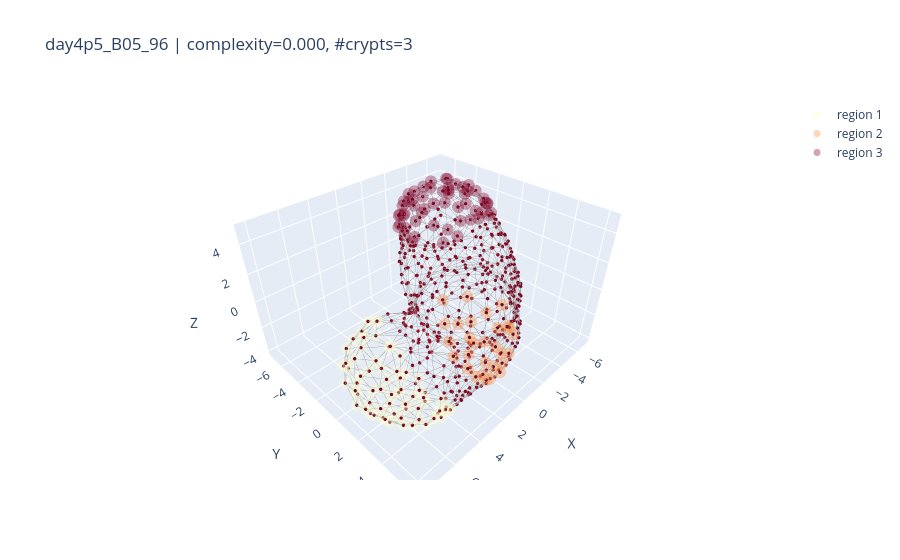
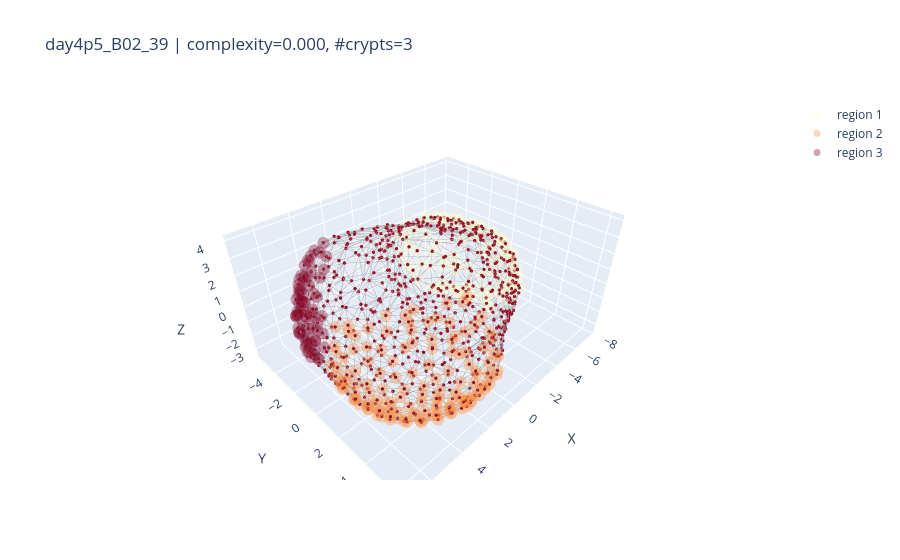
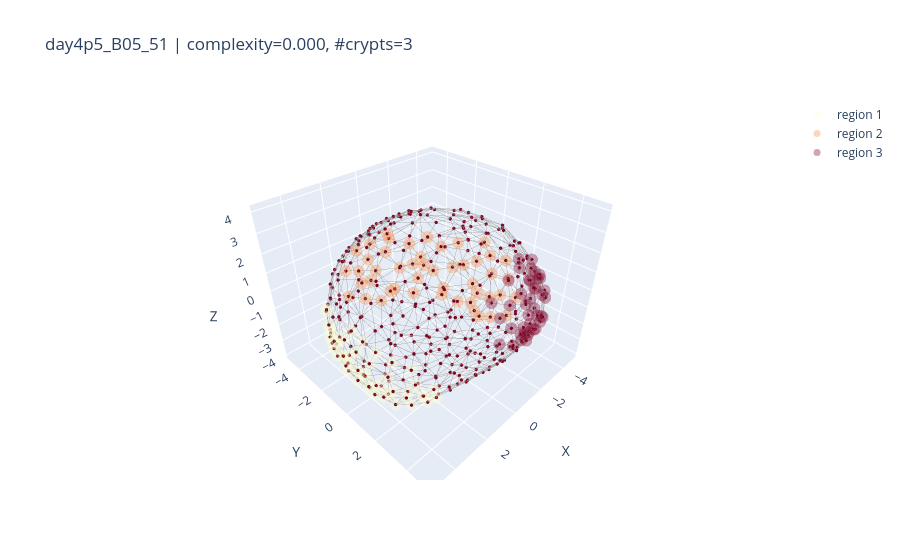

Notebook code cell kept with these figures, in order:
### Code cell
import numpy as np

def plot_random_samples_by_filters(
    results,
    k=3,
    n_crypts=None,                 # e.g. 3 for exact match
    n_crypts_range=None,           # e.g. (2, 5) inclusive; ignored if n_crypts is set
    complexity_range=None,         # e.g. (0.2, 0.6) inclusive
    seed=None,
    node_size=2,
    colorscale='YlOrRd'
):
    """
    Pool across all timepoints, filter by #crypts and complexity, sample k organoids, and plot.

    Parameters
    ----------
    results : dict
        Your per-timepoint results structure.
    k : int
        Number of random samples to plot (pooled across timepoints).
    n_crypts : int or None
        Exact number of crypts to match. If provided, overrides n_crypts_range.
    n_crypts_range : (int, int) or None
        Inclusive range for number of crypts; ignored if n_crypts is not None.
    complexity_range : (float, float) or None
        Inclusive range for complexity. If None, no complexity filtering.
    seed : int or None
        Seed for reproducible sampling. If None, sampling is unseeded.
    node_size : int
        Passed to plot_organoid_graph.
    colorscale : str
        Passed to add_region_overlays for crypts overlay.
    """
    # Gather all candidates as (tp, idx) pairs after filtering
    candidates = []
    for tp, d in results.items():
        comp_arr   = d.get("complexity", [])
        crypts_all = d.get("crypts_all", [])
        N = min(len(comp_arr), len(crypts_all))
        for i in range(N):
            cval = comp_arr[i]
            if cval is None or (isinstance(cval, float) and np.isnan(cval)):
                continue

            n_cr = len(crypts_all[i]) if crypts_all[i] is not None else 0

            # Filter by number of crypts
            if n_crypts is not None:
                if n_cr != int(n_crypts):
                    continue
            elif n_crypts_range is not None:
                lo, hi = n_crypts_range
                if not (lo <= n_cr <= hi):
                    continue

            # Filter by complexity
            if complexity_range is not None:
                clo, chi = complexity_range
                if not (clo <= float(cval) <= chi):
                    continue

            candidates.append((tp, i))

    if not candidates:
        msg = "No organoids match the filters"
        parts = []
        if n_crypts is not None: parts.append(f"#crypts == {n_crypts}")
        elif n_crypts_range is not None: parts.append(f"{n_crypts_range[0]} ≤ #crypts ≤ {n_crypts_range[1]}")
        if complexity_range is not None: parts.append(f"{complexity_range[0]} ≤ complexity ≤ {complexity_range[1]}")
        if parts: msg += f" ({', '.join(parts)})."
        print(msg)
        return

    if seed is not None:
        np.random.seed(seed)

    choose_k = min(k, len(candidates))
    sel_idxs = np.random.choice(len(candidates), size=choose_k, replace=False)

    for j in sel_idxs:
        tp, i = candidates[j]
        d = results[tp]

        G = d['cell_graphs_all'][i]
        proj_points = np.array([G.nodes[n]["proj_point"] for n in G.nodes])
        HKS = np.array([G.nodes[n]["hks"] for n in G.nodes])

        fig = plot_organoid_graph(
            proj_points,
            G,
            HKS[:, 0],
            node_size=node_size
        )
        # crypts overlay
        add_region_overlays(fig, proj_points, d['crypts_all'][i], colorscale=colorscale)
        # villus overlay
        # add_region_overlays(fig, d['centroids_all'][i], [d['villus_all'][i]])

        # Optional: annotate for context
        try:
            cval = float(d['complexity'][i])
            n_cr = len(d['crypts_all'][i]) if d['crypts_all'][i] is not None else 0
            fig.update_layout(title=f"{d['label_uid'][i]} | complexity={cval:.3f}, #crypts={n_cr}")
        except Exception:
            pass

        fig.show()



# ---- Example calls ----
# Exact #crypts = 3, any complexity:
plot_random_samples_by_filters(results, k=3, n_crypts=3, complexity_range=(-1, 1))

# #crypts in [2,5] and complexity in [0.2, 0.6]:
# plot_random_samples_by_filters(results, k=4, n_crypts_range=(2,5), complexity_range=(0.2, 0.6))

### Figure 1 — Plotly figure (JSON) as saved in the notebook; plotly's stock layout.template omitted (floating-point values rounded to 4 significant figures; data arrays with more than 128 entries replaced by an {"elided": "..."} marker saying what was removed)
{"data": [{"hoverinfo": "skip", "line": {"color": "rgba(120,120,120,0.75)", "width": 1}, "mode": "lines", "showlegend": false, "type": "scatter3d", "x": {"elided": "4851 float values"}, "y": {"elided": "4851 float values"}, "z": {"elided": "4851 float values"}}, {"hoverinfo": "skip", "marker": {"cmax": 0.08522, "cmid": 0, "cmin": -0.08522, "color": {"elided": "539 float values"}, "colorscale": [[0, "rgb(5,48,97)"], [0.1, "rgb(33,102,172)"], [0.2, "rgb(67,147,195)"], [0.3, "rgb(146,197,222)"], [0.4, "rgb(209,229,240)"], [0.5, "rgb(247,247,247)"], [0.6, "rgb(253,219,199)"], [0.7, "rgb(244,165,130)"], [0.8, "rgb(214,96,77)"], [0.9, "rgb(178,24,43)"], [1, "rgb(103,0,31)"]], "line": {"width": 0}, "size": 2}, "mode": "markers", "showlegend": false, "type": "scatter3d", "x": {"elided": "539 float values"}, "y": {"elided": "539 float values"}, "z": {"elided": "539 float values"}}, {"hoverinfo": "skip", "marker": {"color": "rgb(255, 255, 204)", "size": 7}, "mode": "markers", "name": "region 1", "opacity": 0.35, "showlegend": true, "type": "scatter3d", "x": [6.251, 5.497, 4.029, 5.0, 7.761, 4.339, 8.075, 7.249, 5.595, 4.605, 5.902, 7.028, 5.653, 5.247, 6.863, 5.242, 6.72, 5.624, 4.153, 6.119, 7.275, 7.244, 6.432, 4.681, 4.048, 7.85, 7.169, 6.758, 7.496, 6.43, 5.953, 6.582, 5.078, 7.038, 5.076, 4.722, 3.248, 6.613, 6.157, 3.957, 7.19, 8.161, 5.528, 6.691, 7.408, 7.007, 7.548, 5.522, 3.482, 6.8, 4.703, 5.822, 8.092, 6.264, 6.31, 6.768, 6.456, 7.842, 7.359, 7.679, 5.142, 5.252, 7.816, 6.966, 7.437], "y": [2.244, 2.401, -1.88, 1.204, 0.06124, 2.763, 2.24, 3.114, 5.139, 2.02, 1.444, 2.231, 0.3551, 5.216, 0.8527, 0.03014, 3.294, 3.618, 0.4134, 4.211, -0.6851, 4.058, 0.3633, 4.128, 4.185, 3.242, 2.984, 3.616, 1.758, 3.648, 4.493, 4.618, 4.761, 2.1, -1.776, -0.6573, -0.5886, -1.225, 2.201, -1.73, 0.2466, 1.63, -0.8083, -0.4644, 1.963, 4.168, 0.06257, 5.148, -1.331, 4.381, 5.073, 4.959, 1.462, 4.677, 4.432, -1.055, -0.6359, 2.726, 3.559, 3.301, -0.9663, -1.806, 1.743, 3.835, 0.8147], "z": [-3.938, -4.023, -2.039, -3.993, -1.967, -4.017, -2.022, 0.2047, -1.794, -3.994, -4.015, -3.594, -3.854, -1.922, -3.641, 0.9134, 0.4956, -3.781, -3.963, 0.2337, -1.536, -1.853, 0.6891, -3.649, -3.585, -1.32, -3.18, -3.241, -3.245, 0.4754, -3.109, -1.221, -3.061, 0.6093, -0.99, -3.503, -3.4, -0.9987, 1.068, -0.8461, -3.15, -1.041, -3.265, -3.163, -3.291, -0.9297, -0.6172, -0.9299, -2.94, -2.521, -2.512, -2.334, -2.331, -0.644, -0.2717, -2.304, -0.01395, -0.4337, -0.4363, -2.235, 0.2654, -2.194, -0.1656, -0.1813, 0.1496]}, {"hoverinfo": "skip", "marker": {"color": "rgb(253, 141, 60)", "size": 7}, "mode": "markers", "name": "region 2", "opacity": 0.35, "showlegend": true, "type": "scatter3d", "x": [3.846, 3.469, 2.174, 2.829, 3.185, 4.451, 1.626, 3.7, 1.651, 4.185, 2.281, 4.177, 3.31, 3.8, 3.297, 1.993, 2.325, 3.399, 1.245, 2.425, 2.58, 3.128, 2.819, 3.647, 4.551, 1.214, 4.004, 1.45, 2.664], "y": [5.923, 6.062, 6.261, 6.201, 5.764, 4.607, 5.933, 5.252, 6.255, 4.05, 5.819, 5.65, 6.039, 4.562, 4.95, 6.086, 6.226, 3.149, 5.241, 5.174, 4.042, 6.056, 6.078, 5.474, 5.006, 6.084, 5.493, 5.963, 6.086], "z": [-0.05639, -0.05625, -0.03607, 0.1306, 1.741, 1.833, 1.879, 2.03, 0.2951, 2.459, 2.119, 0.5508, 0.6458, 2.512, 2.594, -0.9513, 0.7564, 3.019, 2.687, 2.795, 3.256, -0.7035, -0.827, 1.777, 1.199, 1.221, 1.267, 1.749, 1.295]}, {"hoverinfo": "skip", "marker": {"color": "rgb(128, 0, 38)", "size": 7}, "mode": "markers", "name": "region 3", "opacity": 0.35, "showlegend": true, "type": "scatter3d", "x": [-2.383, -4.742, -2.964, -2.945, -6.305, -1.575, -6.877, -2.725, -1.959, -2.069, -5.886, -5.708, -3.729, -5.321, -4.007, -2.97, -4.533, -4.517, -4.791, -3.118, -3.704, -6.931, -5.241, -5.294, -1.676, -6.414, -3.17, -6.93, -2.883, -6.777, -3.626, -6.166, -1.314, -6.872, -6.929, -6.701, -4.946, -2.212, -5.585, -6.365, -6.077, -6.373, -2.068, -3.606, -1.628, -6.724, -6.548, -6.792, -4.372, -1.293, -1.342, -5.661, -2.48, -6.301, -6.316], "y": [-6.172, -6.611, -6.685, -6.219, -3.055, -4.208, -3.846, -5.372, -4.748, -2.943, -3.358, -5.178, -3.253, -1.551, -2.056, -4.105, -3.34, -2.686, -4.446, -3.141, -4.802, -3.166, -7.013, -5.126, -5.963, -6.052, -6.984, -2.906, -5.895, -5.031, -6.459, -5.459, -5.357, -4.384, -3.479, -2.046, -6.901, -6.505, -6.411, -1.632, -4.372, -5.624, -5.888, -6.994, -5.682, -4.68, -3.966, -2.531, -7.103, -4.932, -3.242, -1.472, -6.218, -5.579, -1.995], "z": [0.883, 3.746, 1.063, 3.855, 4.03, 4.087, 1.35, 4.367, 4.23, 4.486, 4.474, 4.455, 4.94, 4.233, 4.82, 4.921, 4.941, 4.928, 4.93, 4.922, 4.941, 1.668, 1.689, -0.4777, 1.884, 2.139, 2.038, 2.224, 0.2335, 2.002, 0.1603, 0.1938, 2.414, 2.445, 2.181, 2.387, 2.815, 2.393, 0.4216, 2.843, 0.07921, 3.002, 3.386, 2.845, 2.929, 1.006, 3.648, 3.173, 0.9673, 3.249, 4.004, 3.825, 3.461, 3.317, 3.403]}], "layout": {"scene": {"aspectmode": "data", "xaxis": {"title": {"text": "X"}}, "yaxis": {"title": {"text": "Y"}}, "zaxis": {"title": {"text": "Z"}}}, "title": {"text": "day4p5_B05_96 | complexity=0.000, #crypts=3"}}}

### Figure 2 — Plotly figure (JSON) as saved in the notebook; plotly's stock layout.template omitted (floating-point values rounded to 4 significant figures; data arrays with more than 128 entries replaced by an {"elided": "..."} marker saying what was removed)
{"data": [{"hoverinfo": "skip", "line": {"color": "rgba(120,120,120,0.75)", "width": 1}, "mode": "lines", "showlegend": false, "type": "scatter3d", "x": {"elided": "7407 float values"}, "y": {"elided": "7407 float values"}, "z": {"elided": "7407 float values"}}, {"hoverinfo": "skip", "marker": {"cmax": 0.09238, "cmid": 0, "cmin": -0.09238, "color": {"elided": "826 float values"}, "colorscale": [[0, "rgb(5,48,97)"], [0.1, "rgb(33,102,172)"], [0.2, "rgb(67,147,195)"], [0.3, "rgb(146,197,222)"], [0.4, "rgb(209,229,240)"], [0.5, "rgb(247,247,247)"], [0.6, "rgb(253,219,199)"], [0.7, "rgb(244,165,130)"], [0.8, "rgb(214,96,77)"], [0.9, "rgb(178,24,43)"], [1, "rgb(103,0,31)"]], "line": {"width": 0}, "size": 2}, "mode": "markers", "showlegend": false, "type": "scatter3d", "x": {"elided": "826 float values"}, "y": {"elided": "826 float values"}, "z": {"elided": "826 float values"}}, {"hoverinfo": "skip", "marker": {"color": "rgb(255, 255, 204)", "size": 7}, "mode": "markers", "name": "region 1", "opacity": 0.35, "showlegend": true, "type": "scatter3d", "x": [-6.315, -4.94, -6.199, -6.152, -5.958, -3.465, -4.943, -5.187, -6.097, -4.442, -5.358, -4.769, -5.145, -4.899, -5.87, -5.446, -4.269, -5.842, -5.446, -5.368, -6.41, -5.058, -6.119, -6.402, -5.142, -3.796, -6.272, -5.754, -6.363, -7.045, -7.105, -4.438, -5.924, -5.466, -5.172, -7.172, -6.073, -3.801, -7.464, -6.62, -5.175, -6.486, -6.574, -4.687, -6.202, -6.305, -7.618, -6.797, -3.558, -5.58, -5.726, -6.648, -7.689, -7.681, -7.301, -4.711, -5.691, -7.592, -6.563, -6.146, -5.966, -7.69, -4.053, -3.174, -6.068, -7.314, -5.243, -6.739, -5.869, -7.514, -7.61, -6.277, -7.513, -7.497, -6.822, -5.507, -6.456, -6.947, -5.835, -3.842, -7.071, -6.72, -4.522, -7.149, -6.375, -6.237, -7.073, -3.213, -6.825, -6.521, -6.792, -5.326, -5.913, -4.64, -5.763, -6.032], "y": [-0.3461, -1.052, -1.786, 0.5499, 1.039, -5.056, -3.672, -1.919, -0.9718, -4.38, -2.21, -3.248, -2.987, -2.693, -1.536, -0.772, -3.482, 0.03052, 0.3964, -2.474, -0.8066, -3.247, -1.961, -0.008674, 1.009, -4.405, 0.7808, 1.738, -3.222, -2.494, -1.454, -3.051, -4.014, 2.235, -2.095, -0.08956, 1.54, -4.898, -1.078, 0.6493, -4.569, -3.535, 1.157, -4.914, -4.252, 1.528, -0.6254, -3.808, -5.159, -1.522, 2.281, -3.289, -2.092, -1.401, 0.6011, -5.412, -4.9, -0.2981, 1.307, 1.818, 2.059, -1.467, -5.517, -5.354, -4.85, -3.632, 2.833, 1.06, 2.234, -2.185, -0.993, 1.706, -2.802, 0.04695, 1.043, -5.355, -4.568, -3.498, 2.161, -5.524, -2.043, 0.9141, -5.475, -0.1312, 1.414, -3.452, -0.8324, -5.401, -2.587, 0.5657, -1.791, -4.46, 1.693, -4.664, -3.899, -2.798], "z": [1.431, -3.393, 1.553, 1.307, 1.24, 1.232, 1.713, -3.386, 1.608, 1.581, 1.794, 1.847, 1.75, -3.344, -3.347, -3.358, -3.333, -3.269, -3.324, -3.344, -3.234, -3.32, -3.324, -3.037, -3.259, -2.887, -2.752, -2.481, -2.766, -2.62, -2.744, -3.343, -2.585, -2.145, -3.378, -2.355, -2.323, -2.38, -2.245, -2.517, -2.466, -2.45, -1.947, -2.284, -2.089, -1.629, -1.497, -1.907, -1.927, -3.377, -1.416, -2.488, -1.4, -1.285, -1.392, -1.41, -1.647, -1.03, -1.098, -1.296, -1.193, -0.7224, -0.8685, -1.014, -1.096, -0.9861, -0.7657, -0.144, -0.5663, -0.02438, -0.2756, -0.5511, -0.2099, -0.3789, -0.3587, -0.3783, 0.2641, 0.5603, -0.00288, -0.05402, 0.7499, 0.2697, 0.2175, 0.5181, 0.3006, 1.209, 0.8641, 0.4285, 0.9483, 0.9326, 1.056, 1.223, 0.8138, 1.345, 1.32, 1.457]}, {"hoverinfo": "skip", "marker": {"color": "rgb(253, 141, 60)", "size": 7}, "mode": "markers", "name": "region 2", "opacity": 0.35, "showlegend": true, "type": "scatter3d", "x": {"elided": "142 float values"}, "y": {"elided": "142 float values"}, "z": {"elided": "142 float values"}}, {"hoverinfo": "skip", "marker": {"color": "rgb(128, 0, 38)", "size": 7}, "mode": "markers", "name": "region 3", "opacity": 0.35, "showlegend": true, "type": "scatter3d", "x": [6.433, 6.826, 3.758, 3.821, 5.138, 5.101, 5.327, 6.609, 5.44, 6.11, 7.015, 6.444, 6.935, 5.415, 5.776, 3.667, 5.898, 6.401, 4.366, 6.165, 5.898, 2.974, 6.215, 5.447, 3.879, 4.811, 2.42, 4.488, 3.907, 5.055, 4.508, 6.08, 5.905, 5.735, 3.977, 6.967, 6.803, 6.933, 5.071, 6.675, 5.885, 6.327, 6.161, 7.062, 5.066, 4.941, 3.784, 3.141, 6.388, 6.584, 6.16, 4.058, 4.881, 4.387, 5.73, 6.258, 2.943, 5.389, 5.099, 6.751, 7.038, 6.223, 6.578, 5.633, 5.245, 6.641, 2.728, 4.558, 4.325, 4.517], "y": [-0.6521, -1.306, -4.881, -4.622, -3.483, -4.141, -2.453, -1.546, -3.799, -1.938, 0.006801, -2.25, -0.4462, -2.822, -3.239, -5.192, -2.115, -2.102, -4.804, -2.322, -2.098, -4.582, -1.264, -2.533, -4.925, -4.419, -5.459, -3.778, -3.985, -3.544, -3.925, -2.403, -3.288, -3.492, -4.304, -0.6462, -0.4205, 0.267, -4.226, -1.78, -2.652, -2.472, -1.626, 0.5058, -2.582, -4.184, -4.971, -5.311, -1.44, -0.7833, -2.552, -4.962, -4.409, -4.428, -2.785, -1.508, -5.224, -3.479, -3.954, 0.3134, -0.4736, -2.736, -1.303, -3.377, -4.024, -1.828, -5.441, -3.451, -4.544, -4.145], "z": [1.939, 0.572, -0.7652, 2.152, 2.021, 0.8526, 2.503, -0.6497, -0.2508, 1.705, 0.8428, -0.3113, -0.3704, -1.827, 0.9717, 0.8095, 1.944, 0.9415, 0.9582, -1.035, -1.668, 2.612, -1.493, 2.321, -0.4778, -0.3365, 1.144, 2.515, 2.77, -1.581, -1.726, 1.356, 0.01377, 0.03974, -1.712, -0.1634, 1.322, 1.132, 0.03063, 0.2179, -1.275, 0.6059, 1.837, 0.221, -2.343, 1.36, 1.632, 0.09399, 1.563, 1.597, -0.8157, 0.1578, 0.4811, -1.073, 1.689, -1.36, 1.734, 1.583, -0.8896, 1.613, 0.4285, 0.4512, -0.8648, -0.9277, 0.5726, 0.4412, 0.4119, -2.162, 1.793, -1.407]}], "layout": {"scene": {"aspectmode": "data", "xaxis": {"title": {"text": "X"}}, "yaxis": {"title": {"text": "Y"}}, "zaxis": {"title": {"text": "Z"}}}, "title": {"text": "day4p5_B02_39 | complexity=0.000, #crypts=3"}}}

### Figure 3 — Plotly figure (JSON) as saved in the notebook; plotly's stock layout.template omitted (floating-point values rounded to 4 significant figures; data arrays with more than 128 entries replaced by an {"elided": "..."} marker saying what was removed)
{"data": [{"hoverinfo": "skip", "line": {"color": "rgba(120,120,120,0.75)", "width": 1}, "mode": "lines", "showlegend": false, "type": "scatter3d", "x": {"elided": "3534 float values"}, "y": {"elided": "3534 float values"}, "z": {"elided": "3534 float values"}}, {"hoverinfo": "skip", "marker": {"cmax": 0.08513, "cmid": 0, "cmin": -0.08513, "color": {"elided": "393 float values"}, "colorscale": [[0, "rgb(5,48,97)"], [0.1, "rgb(33,102,172)"], [0.2, "rgb(67,147,195)"], [0.3, "rgb(146,197,222)"], [0.4, "rgb(209,229,240)"], [0.5, "rgb(247,247,247)"], [0.6, "rgb(253,219,199)"], [0.7, "rgb(244,165,130)"], [0.8, "rgb(214,96,77)"], [0.9, "rgb(178,24,43)"], [1, "rgb(103,0,31)"]], "line": {"width": 0}, "size": 2}, "mode": "markers", "showlegend": false, "type": "scatter3d", "x": {"elided": "393 float values"}, "y": {"elided": "393 float values"}, "z": {"elided": "393 float values"}}, {"hoverinfo": "skip", "marker": {"color": "rgb(255, 255, 204)", "size": 7}, "mode": "markers", "name": "region 1", "opacity": 0.35, "showlegend": true, "type": "scatter3d", "x": [4.871, 4.802, 5.013, 4.766, 3.857, 4.234, 4.633, 4.329, 5.013, 2.844, 2.687, 3.731, 4.928, 3.661, 5.084, 4.586, 3.085, 5.018, 3.953, 4.083, 3.781, 4.863, 3.778, 4.355, 4.949, 3.975, 4.306, 4.584, 4.797, 4.347, 4.968, 2.926, 4.414, 3.963, 4.578, 4.279, 4.291, 4.652, 4.079, 3.682, 4.75, 4.734, 4.878, 3.514, 4.774, 4.835, 4.245, 4.468, 3.234], "y": [-0.941, 1.611, -0.1426, -1.344, 2.932, -2.378, -1.758, -2.207, 0.7476, 1.269, 2.107, 0.9656, -1.132, 0.3696, -0.09422, 2.15, 2.832, -0.7737, -0.3949, 1.879, 2.569, 1.385, -1.794, -2.221, 0.675, 2.852, 0.4244, 1.142, -1.401, -2.195, -0.03335, 3.192, 2.247, -0.5165, 1.751, -1.546, -1.156, 1.578, 2.604, -2.583, 0.9209, -0.4486, 0.4316, 3.032, 0.2504, 1.127, -2.004, 2.259, 3.343], "z": [-1.625, -1.587, -1.56, -1.502, -1.268, -1.344, -1.179, -1.394, -1.192, -3.736, -3.492, -3.439, -0.9553, -3.428, -0.9188, -0.8737, -2.983, -0.5595, -3.135, -3.099, -2.818, -0.4815, -2.877, -0.1316, -0.2725, -0.4242, -2.992, -2.663, -0.1802, -0.03645, -0.05439, -2.528, -0.1336, -3.103, -2.341, -2.391, -2.599, 0.1104, -2.107, -2.284, 0.2992, -2.266, -2.111, -2.106, 0.466, -1.989, -2.003, -1.695, -1.691]}, {"hoverinfo": "skip", "marker": {"color": "rgb(253, 141, 60)", "size": 7}, "mode": "markers", "name": "region 2", "opacity": 0.35, "showlegend": true, "type": "scatter3d", "x": [-4.254, -3.309, -1.916, 0.03296, 1.825, -4.084, 0.6597, -4.815, -0.4637, -4.403, -4.749, -2.485, -2.968, -4.725, -2.933, -3.426, 0.6861, -3.792, -1.23, -4.87, -0.02099, 1.602, -3.431, -4.292, -2.44, -0.1302, -4.834, -3.771, -3.574, -1.946, -3.208, -3.56, -3.721, -1.117, -1.186, 0.8137, -1.327, -4.705, -0.08308, -4.214, -4.312, 0.7659, -3.342, -3.075, -4.347, -4.476, -2.5, -0.8819], "y": [1.87, -3.196, -4.502, -4.665, -4.278, -2.425, -4.643, -0.1873, -4.828, -1.889, 0.9551, -4.025, -3.631, -1.218, -3.834, 0.2381, -4.785, -3.067, -4.829, -0.4394, -4.833, -4.571, -1.376, -2.241, -4.218, -4.107, 0.628, -0.699, 0.8877, -3.428, -3.535, -0.2283, 1.8, -4.445, -4.156, -4.59, -4.587, -0.7643, -4.625, -0.6138, 0.1662, -4.317, -2.419, -2.269, -1.1, 0.7534, -3.609, -4.178], "z": [-1.725, -1.944, -1.705, -1.723, -1.691, -1.711, -1.583, -1.461, -1.398, -1.457, -1.209, -1.501, -1.622, -1.069, -1.149, -3.406, -0.8702, -0.5109, -0.5164, -0.4355, -0.483, -0.3607, -3.253, -0.1363, -0.2455, -2.895, -0.2687, -3.144, -3.18, -2.937, 0.1384, -3.352, -2.645, 0.7875, -2.643, 0.4961, 0.3679, 0.3146, 0.5087, -2.684, -2.578, -2.401, -2.75, -3.051, -2.341, -2.246, -2.276, -2.657]}, {"hoverinfo": "skip", "marker": {"color": "rgb(128, 0, 38)", "size": 7}, "mode": "markers", "name": "region 3", "opacity": 0.35, "showlegend": true, "type": "scatter3d", "x": [-3.216, -2.164, 0.4882, -0.4777, -2.85, -2.483, -0.4577, -2.323, -3.278, -0.8559, -2.127, -1.383, 0.9237, -3.45, -1.342, -1.96, -2.049, -0.3938, 1.03, -2.615, 0.353, -1.119, -3.807, -1.457, -4.06, -1.065, -3.255, -1.405, -0.06757, -0.6338, -2.116, 0.2776, -0.2064, -1.923, 1.029, -3.039, -2.534, -1.187, -0.1329, -3.718, -2.199], "y": [3.604, 4.145, 4.851, 4.939, 3.731, 4.073, 4.765, 3.814, 3.069, 4.701, 4.163, 4.466, 4.571, 3.486, 4.273, 4.464, 3.816, 4.528, 4.18, 4.368, 4.568, 4.659, 3.164, 3.546, 2.613, 3.871, 3.889, 4.841, 4.097, 4.954, 4.614, 4.895, 4.946, 4.807, 4.749, 4.068, 3.493, 4.942, 5.003, 3.049, 4.621], "z": [0.9799, 1.53, 0.7936, 0.9588, -1.573, 1.358, 1.408, -1.827, 1.521, 1.449, -1.394, 1.602, 1.38, -1.104, 1.882, -0.9525, 1.947, 1.839, 1.955, -0.6047, 1.685, -0.9661, -0.3063, 2.544, -0.1586, 2.436, -0.01353, -0.3769, 2.411, -0.1809, -0.5123, -0.2084, -0.1883, -0.03933, 0.2489, 0.4493, -2.173, 0.5369, 0.555, 0.675, 0.7576]}], "layout": {"scene": {"aspectmode": "data", "xaxis": {"title": {"text": "X"}}, "yaxis": {"title": {"text": "Y"}}, "zaxis": {"title": {"text": "Z"}}}, "title": {"text": "day4p5_B05_51 | complexity=0.000, #crypts=3"}}}
